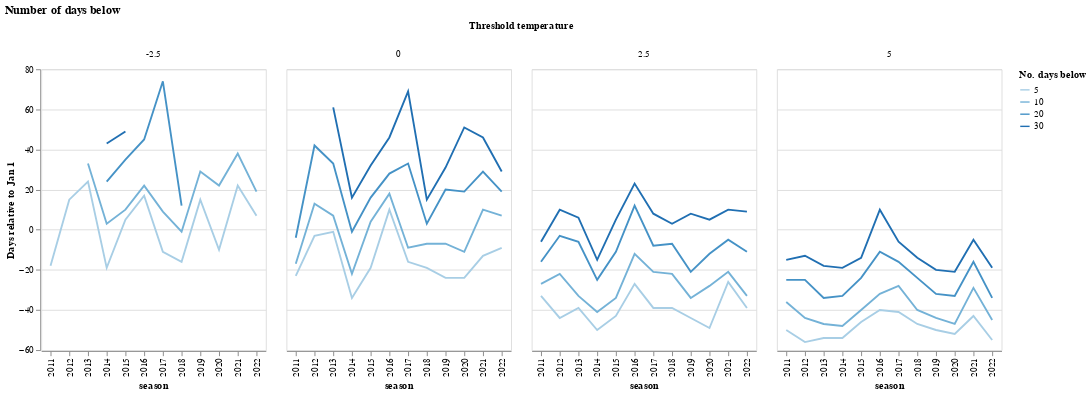

The notebook cell this image was saved under:
### Code cell
(
    alt.Chart(
        results.with_columns(
            # should refactor this as days relative to Jan 1 of year after season
            y=(pl.col("first_day") - pl.date(pl.col("season"), 1, 1)).dt.total_days()
        ),
        title="Number of days below",
    )
    .encode(
        alt.X("season:N"),
        alt.Y("y", title="Days relative to Jan 1"),
        alt.Color("n_days:O", title="No. days below"),
        alt.Column("max_temp:N", title="Threshold temperature"),
    )
    .mark_line()
)

### Figure 1 — Vega-Lite specification as saved in the notebook (floating-point values rounded to 4 significant figures; data arrays with more than 128 entries replaced by an {"elided": "..."} marker saying what was removed)
{"config": {"view": {"continuousWidth": 300, "continuousHeight": 300}}, "data": {"name": "data-6a3fb1c054a33be5f18e39a7c1c016ac"}, "mark": {"type": "line"}, "encoding": {"color": {"field": "n_days", "title": "No. days below", "type": "ordinal"}, "column": {"field": "max_temp", "title": "Threshold temperature", "type": "nominal"}, "x": {"field": "season", "type": "nominal"}, "y": {"field": "y", "title": "Days relative to Jan 1", "type": "quantitative"}}, "title": "Number of days below", "$schema": "https://vega.github.io/schema/vega-lite/v5.20.1.json", "datasets": {"data-6a3fb1c054a33be5f18e39a7c1c016ac": {"elided": "192 records"}}}
